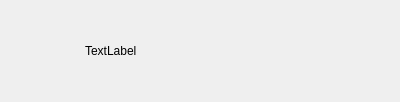
<?xml version="1.0" encoding="UTF-8"?>
<ui version="4.0">
 <class>ConUserItem</class>
 <widget class="QWidget" name="ConUserItem">
  <property name="geometry">
   <rect>
    <x>0</x>
    <y>0</y>
    <width>400</width>
    <height>102</height>
   </rect>
  </property>
  <property name="windowTitle">
   <string>Form</string>
  </property>
  <layout class="QHBoxLayout" name="horizontalLayout">
   <property name="spacing">
    <number>5</number>
   </property>
   <property name="leftMargin">
    <number>20</number>
   </property>
   <property name="topMargin">
    <number>5</number>
   </property>
   <property name="rightMargin">
    <number>20</number>
   </property>
   <property name="bottomMargin">
    <number>5</number>
   </property>
   <item>
    <widget class="QWidget" name="widget" native="true">
     <property name="minimumSize">
      <size>
       <width>60</width>
       <height>60</height>
      </size>
     </property>
     <property name="maximumSize">
      <size>
       <width>60</width>
       <height>60</height>
      </size>
     </property>
     <widget class="QLabel" name="icon_lb">
      <property name="geometry">
       <rect>
        <x>0</x>
        <y>10</y>
        <width>45</width>
        <height>45</height>
       </rect>
      </property>
      <property name="minimumSize">
       <size>
        <width>45</width>
        <height>45</height>
       </size>
      </property>
      <property name="maximumSize">
       <size>
        <width>45</width>
        <height>45</height>
       </size>
      </property>
      <property name="text">
       <string/>
      </property>
     </widget>
     <widget class="QLabel" name="red_point">
      <property name="geometry">
       <rect>
        <x>27</x>
        <y>2</y>
        <width>30</width>
        <height>30</height>
       </rect>
      </property>
      <property name="minimumSize">
       <size>
        <width>30</width>
        <height>30</height>
       </size>
      </property>
      <property name="maximumSize">
       <size>
        <width>30</width>
        <height>30</height>
       </size>
      </property>
      <property name="text">
       <string/>
      </property>
     </widget>
    </widget>
   </item>
   <item>
    <widget class="QLabel" name="user_name_lb">
     <property name="text">
      <string>TextLabel</string>
     </property>
    </widget>
   </item>
  </layout>
 </widget>
 <resources/>
 <connections/>
</ui>
